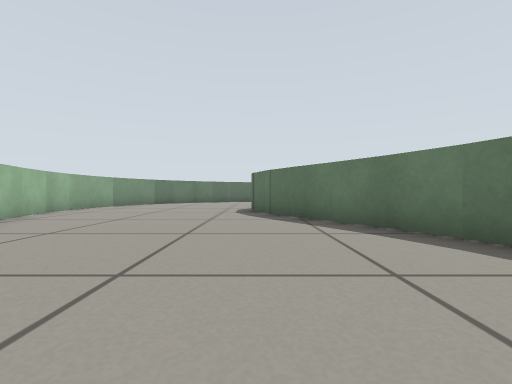
View 1 (above)

22 first-person views from a walk through a world built for the Gazebo simulator. The camera is 0.3 m above the floor, looks level and sees 85° across. The floor is counted in squares, 0.5 m on a side. Each view is taken from the middle of a square. On the plan, view 1 faces up. The plan holds only what a view shows up to about 9 squares ahead; the rest is blank.

View 2
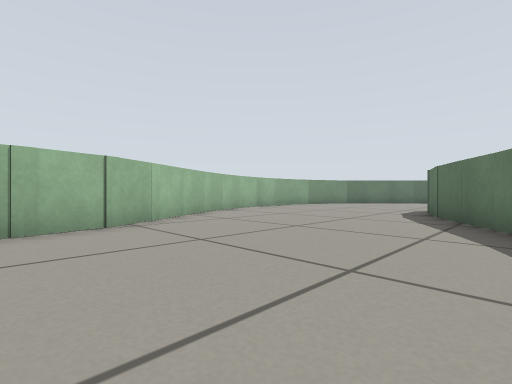

View 3
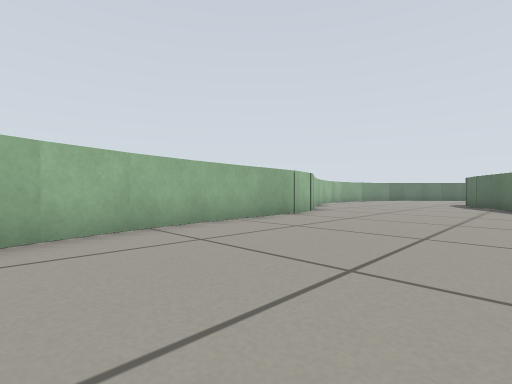

View 4
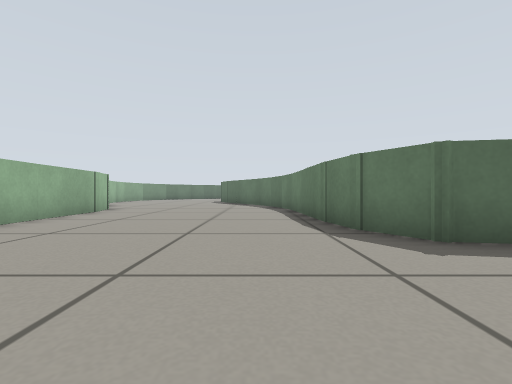

View 5
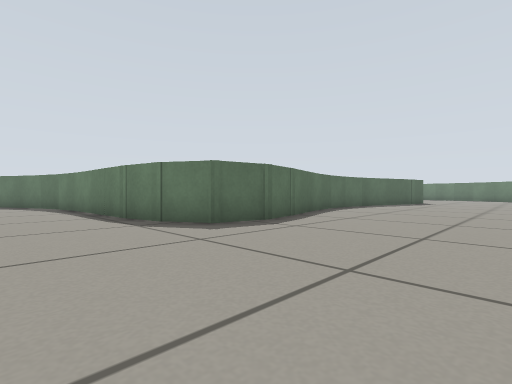

View 6
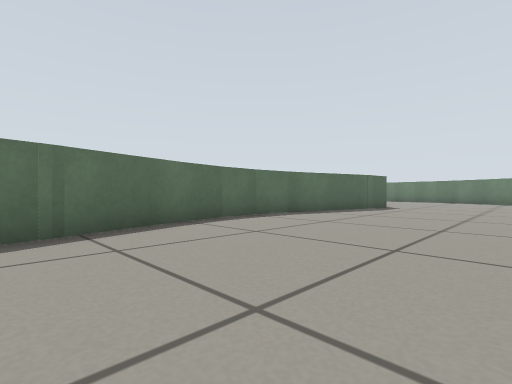

View 7
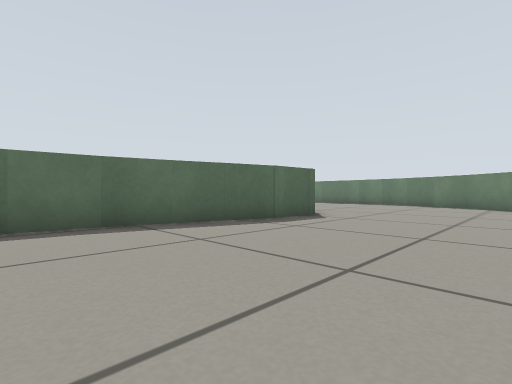

View 8
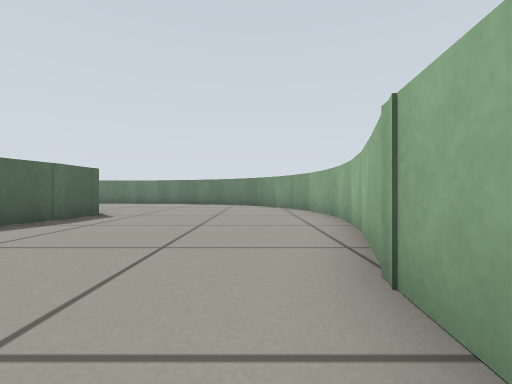

View 9
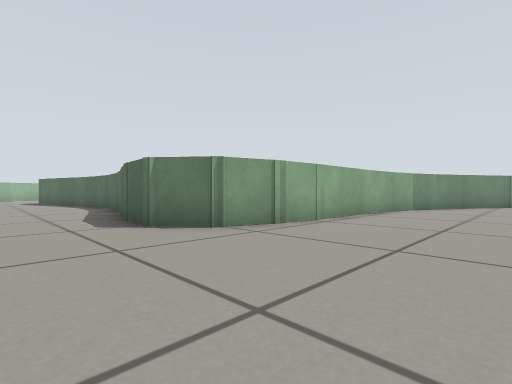

View 10
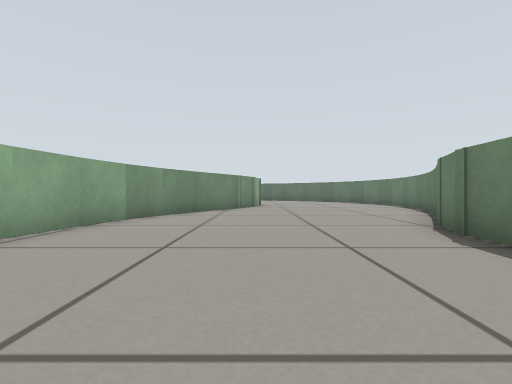

View 11
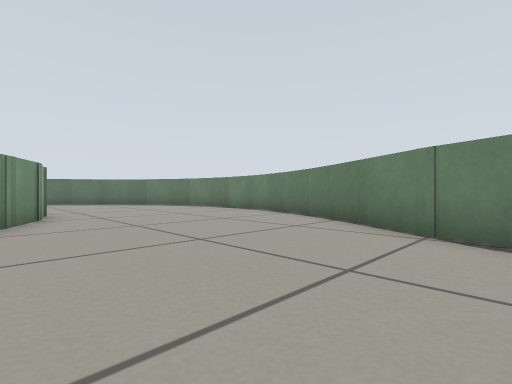

View 12
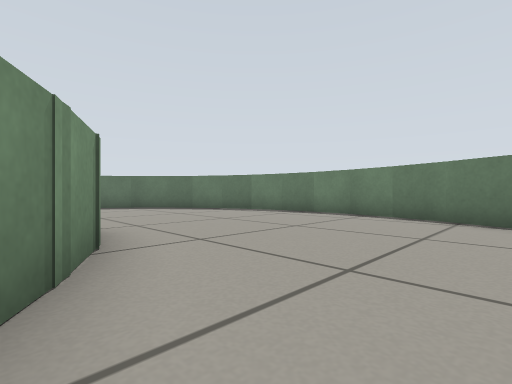

View 13
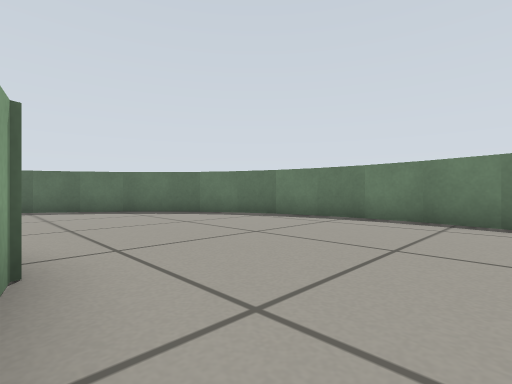

View 14
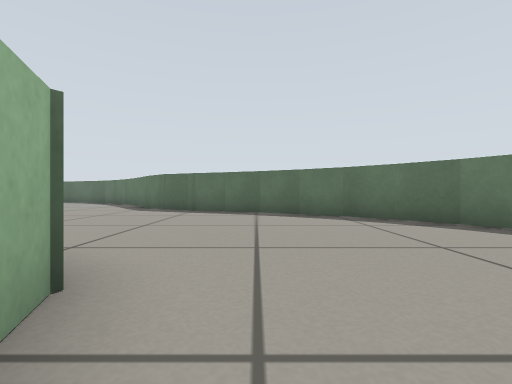

View 15
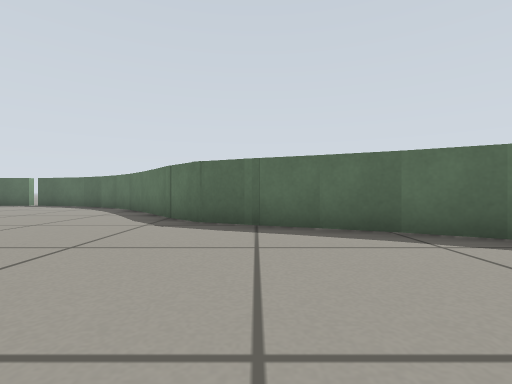

View 16
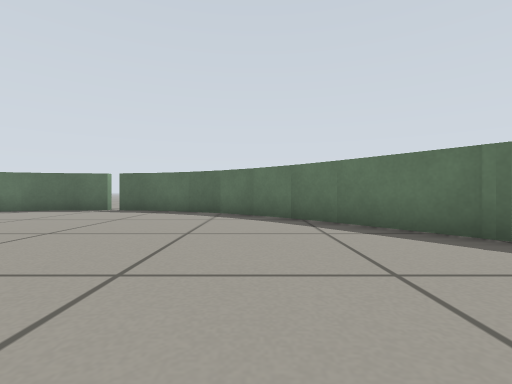

View 17
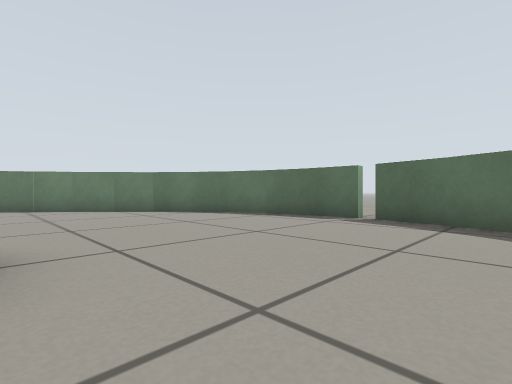

View 18
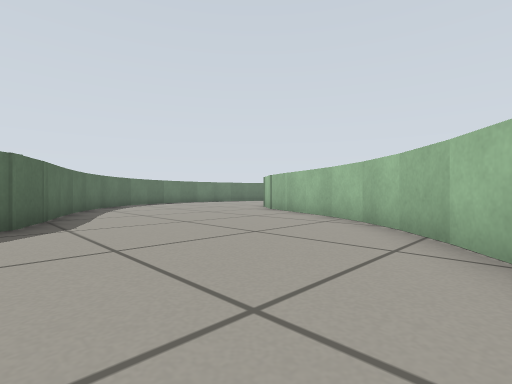

View 19
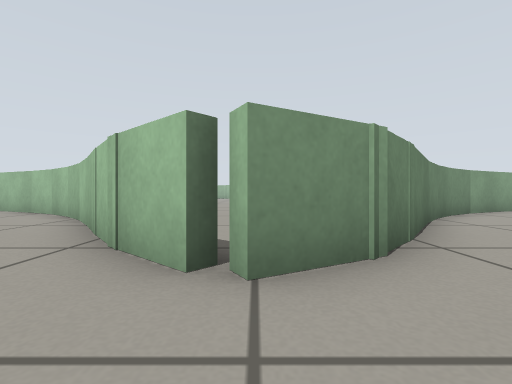

View 20
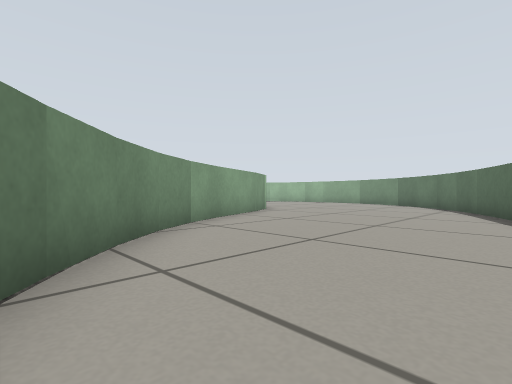

View 21
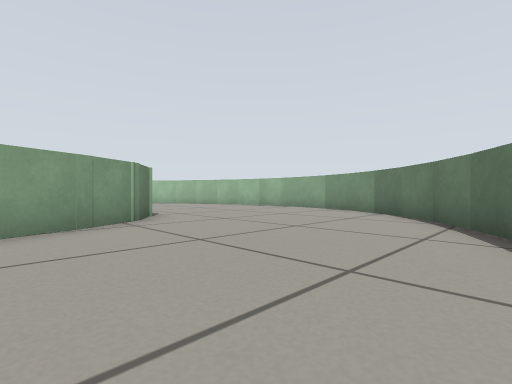

View 22
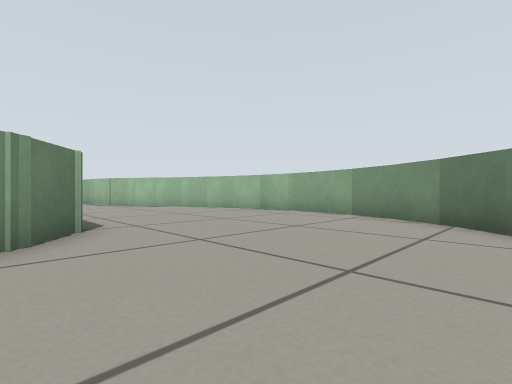

### Floor plan
Key: @ floor where view 1 was taken; # wall or solid block; x gap in a wall; . floor.
Columns run from 6 left of view 1 to 28 right of it. Each row starts with its distance up from view 1.
 25               ###x###
 24             ###.....###
 23            ##.........##
 22           ##...........##
 21           #.............#
 20          ##.............##
 19          #......###......##
 18      ##  ......## ##......####
 17     ##.........#   #.........##
 16   ###.........##   ##..........##
 15  ##..........##     ##..........##
 14  #..........##       ##..........#
 13 ##........###         ###........##
 12 #.......###             ###.......#
 11 #.....###                   #.....#
 10 #.....#                     #.....#
  9 #.....#                     #.....#
  8 #.....##                   ##.....#
  7 #......#                   #......#
  6 ##.....##                 ##.....##
  5  #......#                 #......#
  4  ##.....##               ##.....##
  3   #......#               #......#
  2   ##.....#               #.....##
  1    #.....#               #.....#
  0    #..@..#               #.....#
 -1    #.....#               #.....
 -2    #.....#               #....
 -3    #.....##             ##...
 -4    ##.....#  ######### ##....
 -5     #.....####.......###.....
 -6     #........................
 -7        ......................
 -8        ......................#
 -9        ....................
-10                  ####.....
-11                     ######

Positions as (right, up) in squares from view 1, and headings:
1: (0, 0), facing up
2: (2, 0), facing up-left
3: (2, -6), facing up-left
4: (2, -8), facing up
5: (1, -9), facing up-right
6: (6, -9), facing up-right
7: (11, -9), facing up-right
8: (10, -9), facing right
9: (22, -7), facing up-left
10: (22, -3), facing up
11: (21, 1), facing up-right
12: (21, 5), facing up-right
13: (22, 7), facing up-right
14: (23, 9), facing up
15: (21, 13), facing up
16: (16, 16), facing up
17: (14, 19), facing up-left
18: (14, 19), facing down-right
19: (11, 21), facing down
20: (8, 18), facing down-left
21: (3, 17), facing down-left
22: (1, 15), facing down-left
